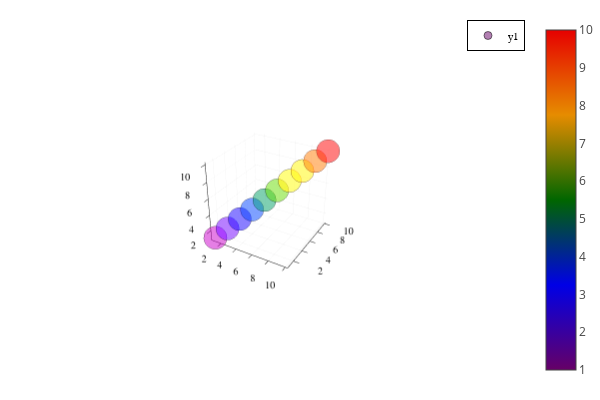

The code cell stored with this chart in its notebook:
### Code cell
using Plots
plotlyjs()
scatter(1:10,1:10,1:10,marker_z=1:10,seriescolor=:darkrainbow,alpha=0.5)

### Figure 1 — Plotly figure (JSON) as saved in the notebook; plotly's stock layout.template omitted (floating-point values rounded to 4 significant figures)
{"data": [{"colorbar": {"title": {"text": ""}}, "legendgroup": "y1", "marker": {"color": "rgba(102, 0, 102, 0.500)", "line": {"color": "rgba(0, 0, 0, 0.5)", "width": 1}, "size": 8, "symbol": "circle"}, "mode": "markers", "name": "y1", "scene": "scene", "showlegend": true, "type": "scatter3d", "x": [1], "xaxis": "x", "y": [1], "yaxis": "y", "z": [1], "zaxis": "z", "zmax": 10, "zmin": 1}, {"colorbar": {"title": {"text": ""}}, "legendgroup": "y1", "marker": {"color": "rgba(57, 0, 159, 0.500)", "line": {"color": "rgba(0, 0, 0, 0.5)", "width": 1}, "size": 8, "symbol": "circle"}, "mode": "markers", "name": "y1", "scene": "scene", "showlegend": false, "type": "scatter3d", "x": [2], "xaxis": "x", "y": [2], "yaxis": "y", "z": [2], "zaxis": "z", "zmax": 10, "zmin": 1}, {"colorbar": {"title": {"text": ""}}, "legendgroup": "y1", "marker": {"color": "rgba(11, 0, 215, 0.500)", "line": {"color": "rgba(0, 0, 0, 0.5)", "width": 1}, "size": 8, "symbol": "circle"}, "mode": "markers", "name": "y1", "scene": "scene", "showlegend": false, "type": "scatter3d", "x": [3], "xaxis": "x", "y": [3], "yaxis": "y", "z": [3], "zaxis": "z", "zmax": 10, "zmin": 1}, {"colorbar": {"title": {"text": ""}}, "legendgroup": "y1", "marker": {"color": "rgba(0, 34, 153, 0.500)", "line": {"color": "rgba(0, 0, 0, 0.5)", "width": 1}, "size": 8, "symbol": "circle"}, "mode": "markers", "name": "y1", "scene": "scene", "showlegend": false, "type": "scatter3d", "x": [4], "xaxis": "x", "y": [4], "yaxis": "y", "z": [4], "zaxis": "z", "zmax": 10, "zmin": 1}, {"colorbar": {"title": {"text": ""}}, "legendgroup": "y1", "marker": {"color": "rgba(0, 80, 51, 0.500)", "line": {"color": "rgba(0, 0, 0, 0.5)", "width": 1}, "size": 8, "symbol": "circle"}, "mode": "markers", "name": "y1", "scene": "scene", "showlegend": false, "type": "scatter3d", "x": [5], "xaxis": "x", "y": [5], "yaxis": "y", "z": [5], "zaxis": "z", "zmax": 10, "zmin": 1}, {"colorbar": {"title": {"text": ""}}, "legendgroup": "y1", "marker": {"color": "rgba(51, 111, 0, 0.500)", "line": {"color": "rgba(0, 0, 0, 0.5)", "width": 1}, "size": 8, "symbol": "circle"}, "mode": "markers", "name": "y1", "scene": "scene", "showlegend": false, "type": "scatter3d", "x": [6], "xaxis": "x", "y": [6], "yaxis": "y", "z": [6], "zaxis": "z", "zmax": 10, "zmin": 1}, {"colorbar": {"title": {"text": ""}}, "legendgroup": "y1", "marker": {"color": "rgba(153, 127, 0, 0.500)", "line": {"color": "rgba(0, 0, 0, 0.5)", "width": 1}, "size": 8, "symbol": "circle"}, "mode": "markers", "name": "y1", "scene": "scene", "showlegend": false, "type": "scatter3d", "x": [7], "xaxis": "x", "y": [7], "yaxis": "y", "z": [7], "zaxis": "z", "zmax": 10, "zmin": 1}, {"colorbar": {"title": {"text": ""}}, "legendgroup": "y1", "marker": {"color": "rgba(230, 124, 0, 0.500)", "line": {"color": "rgba(0, 0, 0, 0.5)", "width": 1}, "size": 8, "symbol": "circle"}, "mode": "markers", "name": "y1", "scene": "scene", "showlegend": false, "type": "scatter3d", "x": [8], "xaxis": "x", "y": [8], "yaxis": "y", "z": [8], "zaxis": "z", "zmax": 10, "zmin": 1}, {"colorbar": {"title": {"text": ""}}, "legendgroup": "y1", "marker": {"color": "rgba(230, 62, 0, 0.500)", "line": {"color": "rgba(0, 0, 0, 0.5)", "width": 1}, "size": 8, "symbol": "circle"}, "mode": "markers", "name": "y1", "scene": "scene", "showlegend": false, "type": "scatter3d", "x": [9], "xaxis": "x", "y": [9], "yaxis": "y", "z": [9], "zaxis": "z", "zmax": 10, "zmin": 1}, {"colorbar": {"title": {"text": ""}}, "legendgroup": "y1", "marker": {"color": "rgba(230, 0, 0, 0.500)", "line": {"color": "rgba(0, 0, 0, 0.5)", "width": 1}, "size": 8, "symbol": "circle"}, "mode": "markers", "name": "y1", "scene": "scene", "showlegend": false, "type": "scatter3d", "x": [10], "xaxis": "x", "y": [10], "yaxis": "y", "z": [10], "zaxis": "z", "zmax": 10, "zmin": 1}, {"colorbar": {"title": {"text": ""}}, "hoverinfo": "none", "marker": {"cmax": 10, "cmin": 1, "color": [0.5], "colorscale": [[0, "rgba(102, 0, 102, 1.000)"], [0.25, "rgba(0, 0, 230, 1.000)"], [0.5, "rgba(0, 102, 0, 1.000)"], [0.75, "rgba(230, 140, 0, 1.000)"], [1, "rgba(230, 0, 0, 1.000)"]], "opacity": 1e-10, "showscale": true, "size": 1e-10}, "mode": "markers", "name": "y1", "scene": "scene", "showlegend": false, "type": "scatter3d", "x": [1], "xaxis": "x", "y": [1], "yaxis": "y", "z": [1], "zaxis": "z", "zmax": 10, "zmin": 1}], "layout": {"annotations": [], "height": 400, "legend": {"bgcolor": "rgba(255, 255, 255, 1.000)", "bordercolor": "rgba(0, 0, 0, 1)", "borderwidth": 1, "font": {"color": "rgba(0, 0, 0, 1)", "family": "sans-serif", "size": 11}, "title": {"font": {"color": "rgba(0, 0, 0, 1)", "family": "sans-serif", "size": 15}, "text": ""}, "tracegroupgap": 0, "traceorder": "normal", "x": 1, "xanchor": "auto", "y": 1, "yanchor": "auto"}, "margin": {"b": 20, "l": 0, "r": 0, "t": 20}, "paper_bgcolor": "rgba(255, 255, 255, 1.000)", "plot_bgcolor": "rgba(255, 255, 255, 1.000)", "scene": {"aspectmode": "auto", "aspectratio": {"x": 1.0, "y": 1.0, "z": 1.0}, "camera": {"center": {"x": 0, "y": 0, "z": 0}, "eye": {"x": 2.048, "y": -3.546, "z": 2.364}, "projection": {"type": "perspective"}, "up": {"x": 0, "y": 0, "z": 1}}, "domain": {"x": [0.03619, 0.9934], "y": [0.03762, 0.9902]}, "xaxis": {"gridcolor": "rgba(0, 0, 0, 0.1)", "gridwidth": 0.5, "linecolor": "rgba(0, 0, 0, 1)", "mirror": false, "range": [0.73, 10.27], "showgrid": true, "showline": true, "showticklabels": true, "tickangle": 0, "tickcolor": "rgb(0, 0, 0)", "tickfont": {"color": "rgba(0, 0, 0, 1)", "family": "sans-serif", "size": 11}, "tickmode": "array", "ticks": "inside", "ticktext": ["2", "4", "6", "8", "10"], "tickvals": [2, 4, 6, 8, 10], "title": {"font": {"color": "rgba(0, 0, 0, 1)", "family": "sans-serif", "size": 15}, "text": ""}, "type": "linear", "visible": true, "zeroline": false, "zerolinecolor": "rgba(0, 0, 0, 1)"}, "yaxis": {"gridcolor": "rgba(0, 0, 0, 0.1)", "gridwidth": 0.5, "linecolor": "rgba(0, 0, 0, 1)", "mirror": false, "range": [0.73, 10.27], "showgrid": true, "showline": true, "showticklabels": true, "tickangle": 0, "tickcolor": "rgb(0, 0, 0)", "tickfont": {"color": "rgba(0, 0, 0, 1)", "family": "sans-serif", "size": 11}, "tickmode": "array", "ticks": "inside", "ticktext": ["2", "4", "6", "8", "10"], "tickvals": [2, 4, 6, 8, 10], "title": {"font": {"color": "rgba(0, 0, 0, 1)", "family": "sans-serif", "size": 15}, "text": ""}, "type": "linear", "visible": true, "zeroline": false, "zerolinecolor": "rgba(0, 0, 0, 1)"}, "zaxis": {"gridcolor": "rgba(0, 0, 0, 0.1)", "gridwidth": 0.5, "linecolor": "rgba(0, 0, 0, 1)", "mirror": false, "range": [0.73, 10.27], "showgrid": true, "showline": true, "showticklabels": true, "tickangle": 0, "tickcolor": "rgb(0, 0, 0)", "tickfont": {"color": "rgba(0, 0, 0, 1)", "family": "sans-serif", "size": 11}, "tickmode": "array", "ticks": "inside", "ticktext": ["2", "4", "6", "8", "10"], "tickvals": [2, 4, 6, 8, 10], "title": {"font": {"color": "rgba(0, 0, 0, 1)", "family": "sans-serif", "size": 15}, "text": ""}, "type": "linear", "visible": true, "zeroline": false, "zerolinecolor": "rgba(0, 0, 0, 1)"}}, "showlegend": true, "width": 600}}
